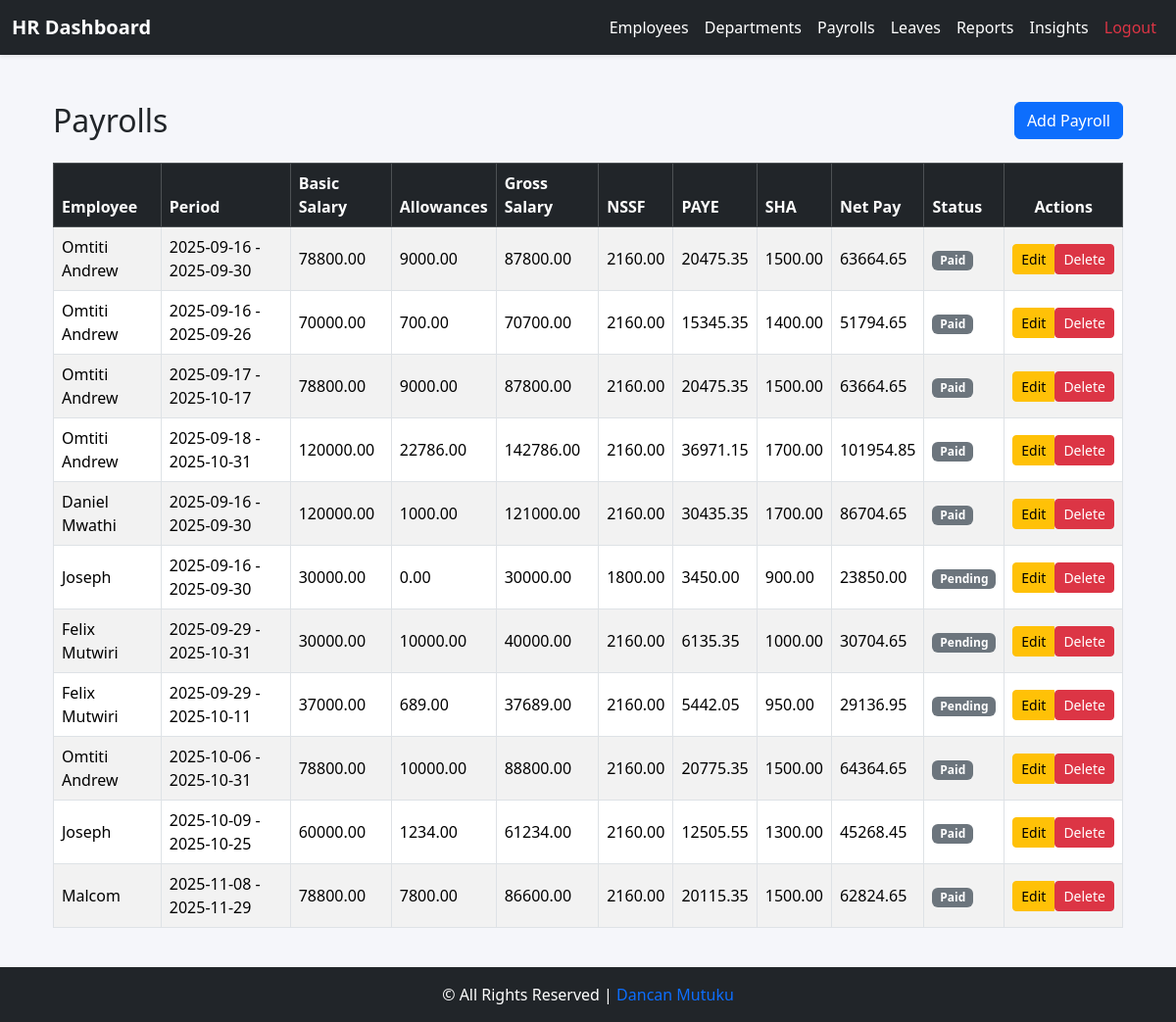
/employee/hr/reports/salary/ (signed in), run on an earlier commit of the app's database.
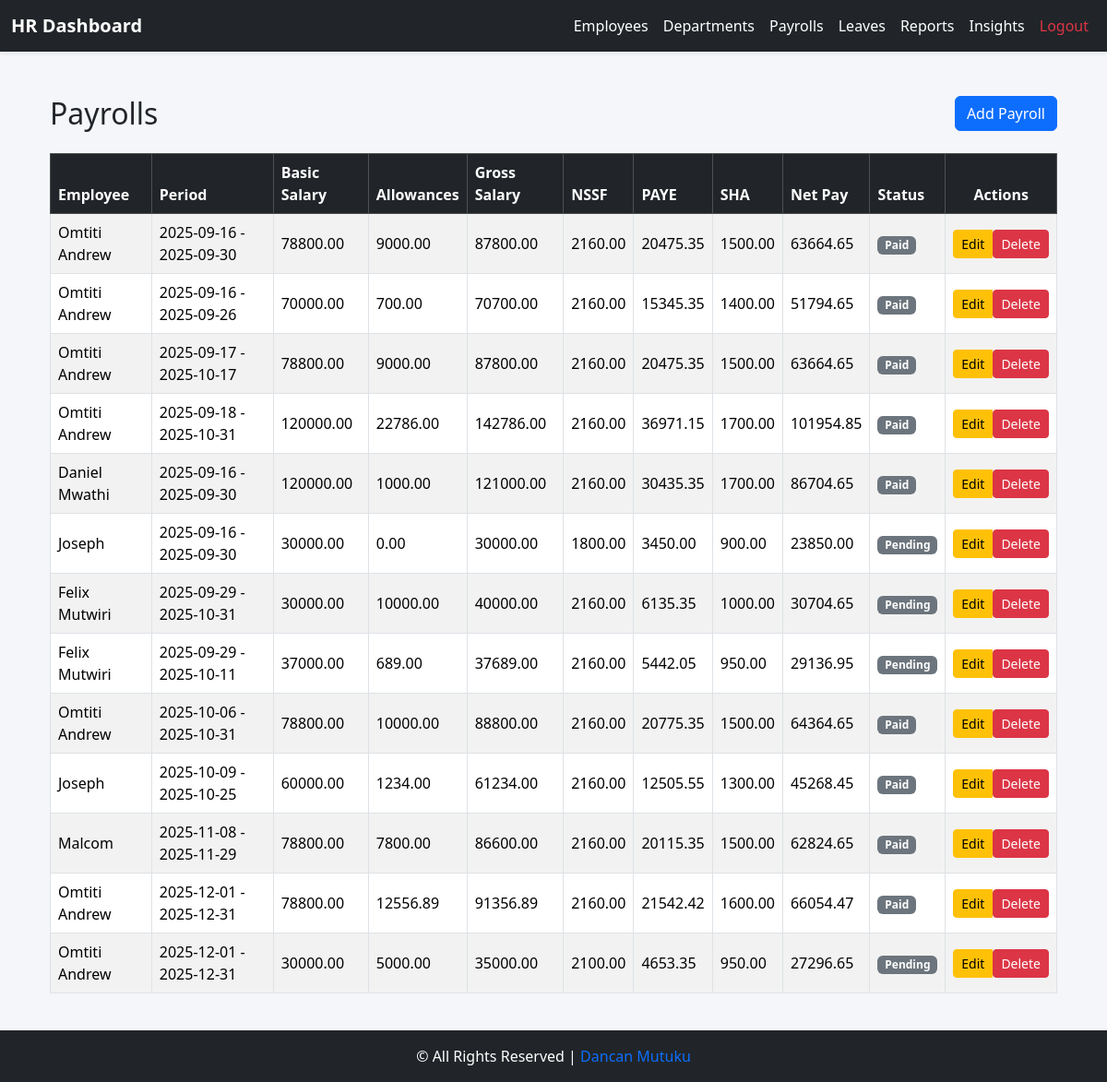
And on a later commit of the database.
### core/models.py (models this page shows, shortened)
class Payroll(models.Model):
    STATUS_PENDING = 'Pending'
    STATUS_PAID = 'Paid'
    STATUS_CHOICES = [
        (STATUS_PENDING, 'Pending'),
        (STATUS_PAID, 'Paid'),
    ]
    employee = models.ForeignKey(Employee, on_delete=models.CASCADE, related_name='payrolls')
    period_start = models.DateField()
    period_end = models.DateField()
    basic_salary = models.DecimalField(max_digits=10, decimal_places=2)
    allowances = models.DecimalField(max_digits=10, decimal_places=2, default=0)
    gross_salary = models.DecimalField(max_digits=10, decimal_places=2, editable=False)
    paye = models.DecimalField(max_digits=10, decimal_places=2, editable=False, default=0)
    sha = models.DecimalField(max_digits=10, decimal_places=2, editable=False, default=0)
    nssf = models.DecimalField(max_digits=10, decimal_places=2, editable=False, default=0)
    net_pay = models.DecimalField(max_digits=10, decimal_places=2, editable=False)
    status = models.CharField(max_length=10, choices=STATUS_CHOICES, default=STATUS_PENDING)

class Employee(models.Model):
    GENDER_CHOICES = (
        ("M", "Male"),
        ("F", "Female"),
    )
    user = models.OneToOneField(User, on_delete=models.CASCADE, related_name='employee_profile')
    employee_id = models.CharField(max_length=20, unique=True, blank=True, null=True)
    contact = models.CharField(max_length=20, blank=True)
    dob = models.DateField(null=True, blank=True)
    gender = models.CharField(max_length=1, choices=GENDER_CHOICES, blank=True)
    address = models.TextField(blank=True)
    job_title = models.CharField(max_length=100, blank=True)
    department = models.ForeignKey('Department', on_delete=models.SET_NULL, null=True, blank=True)
    hire_date = models.DateField(null=True, blank=True)
    is_active_employee = models.BooleanField(default=True)
    salary = models.DecimalField(
        max_digits=10, decimal_places=2, default=0, validators=[MinValueValidator(0)]
    )
    profile_picture = models.ImageField(upload_to="profiles/", blank=True, null=True)
    emergency_contact_name = models.CharField(max_length=100, blank=True, null=True)
    emergency_contact_phone = models.CharField(max_length=20, blank=True, null=True)
    annual_leave_balance = models.PositiveIntegerField(default=20)
    sick_leave_balance = models.PositiveIntegerField(default=10)
    contract_start = models.DateField(null=True, blank=True)
    contract_end = models.DateField(null=True, blank=True)
    @property
    def full_name(self):
        if self.user:
            return self.user.get_full_name() or self.user.username
        return "-"

### core/views.py (the view)
# urls.py: path("hr/reports/salary/", views.salary_report, name="salary_report"),
@login_required
@group_required('HR')
def salary_report(request):
    payrolls = Payroll.objects.select_related("employee__user").all()
    return render(request, "reports/salary_report.html", {"payrolls": payrolls})

### core/templates/reports/salary_report.html (shortened to what this page needs)
{% extends 'base_hr.html' %}
{% block content %}
<div class="container mt-4">
    <div class="d-flex justify-content-between align-items-center mb-4">
        <h2 class="mb-0">Payrolls</h2>
        <a href="{% url 'payroll_add' %}" class="btn btn-primary">
             Add Payroll
        </a>
    </div>
    {% if payrolls %}
    <div class="table-responsive">
        <table class="table table-striped table-bordered align-middle">
            <thead class="table-dark">
                <tr>
                    <th>Employee</th>
                    <th>Period</th>
                    <th>Basic Salary</th>
                    <th>Allowances</th>
                    <th>Gross Salary</th>
                    <th>NSSF</th>
                    <th>PAYE</th>
                    <th>SHA</th>
                    <th>Net Pay</th>
                    <th>Status</th>
                    <th class="text-center">Actions</th>
                </tr>
            </thead>
            <tbody>
                {% for payroll in payrolls %}
                <tr>
                    <td>{{ payroll.employee.full_name }}</td>
                    <td>{{ payroll.period_start|date:"Y-m-d" }} - {{ payroll.period_end|date:"Y-m-d" }}</td>
                    <td>{{ payroll.basic_salary|floatformat:2 }}</td>
                    <td>{{ payroll.allowances|floatformat:2 }}</td>
                    <td>{{ payroll.gross_salary|floatformat:2 }}</td>
                    <td>{{ payroll.nssf|floatformat:2 }}</td>
                    <td>{{ payroll.paye|floatformat:2 }}</td>
                    <td>{{ payroll.sha|floatformat:2 }}</td>
                    <td>{{ payroll.net_pay|floatformat:2 }}</td>
                    <td>
                        <span class="badge
                            {% if payroll.status == 'paid' %} bg-success
                            {% elif payroll.status == 'pending' %} bg-warning text-dark
                            {% else %} bg-secondary {% endif %}">
                            {{ payroll.get_status_display }}
                        </span>
                    </td>
                    <td class="text-center">
                        <div class="btn-group" role="group">
                            <a href="{% url 'payroll_edit' payroll.pk %}" class="btn btn-sm btn-warning">
                                 Edit
                            </a>
                            <form action="{% url 'payroll_delete' payroll.pk %}" method="post" class="d-inline">
                                <button type="submit" class="btn btn-sm btn-danger"
                                    onclick="return confirm('Are you sure you want to delete this payroll?');">
                                     Delete
                                </button>
                            </form>
                        </div>
                    </td>
                </tr>
                {% endfor %}
            </tbody>
        </table>
    </div>
    {% else %}
    <div class="alert alert-info text-center">
        <i class="bi bi-info-circle"></i> No payroll records found in the database.
    </div>
    {% endif %}
</div>
{% endblock %}

What changed in the data, as far as the page shows it:
added Payroll: employee.full_name "Omtiti Andrew", period_start "2025-12-01", period_end "2025-12-31", basic_salary "78800.00", allowances "12556.89", gross_salary "91356.89", nssf "2160.00", paye "21542.42", sha "1600.00", net_pay "66054.47", status "Paid"
added Payroll: employee.full_name "Omtiti Andrew", period_start "2025-12-01", period_end "2025-12-31", basic_salary "30000.00", allowances "5000.00", gross_salary "35000.00", nssf "2100.00", paye "4653.35", sha "950.00", net_pay "27296.65", status "Pending"
